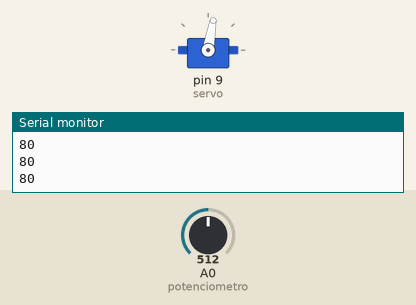
This sketch was run on a simulated Arduino Uno, built with avr-gcc and run on an emulated ATmega328P. On the bench: servo, the last lines printed to the serial monitor. The inputs (shaded band) are chosen by the test bench; at power-on: A0 (potenciometro) = 512.

Above: at 1.2 s.
1.3 s: A0 (potenciometro) set to 716
At 1.7 s:
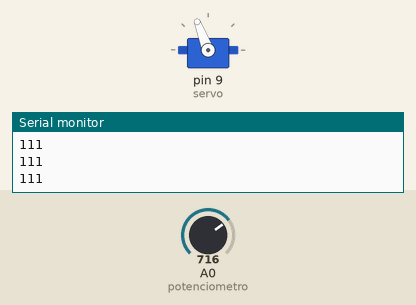
2.8 s: A0 (potenciometro) set to 900
At 3.2 s:
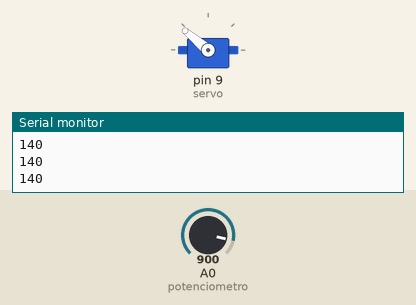
4.3 s: A0 (potenciometro) set to 1023
At 5.1 s:
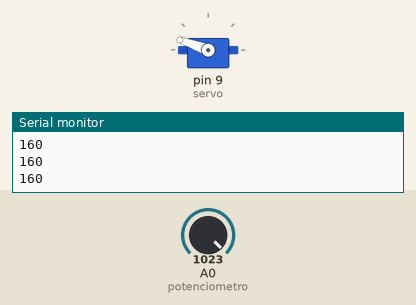
5.8 s: A0 (potenciometro) set to 511
At 6.6 s:
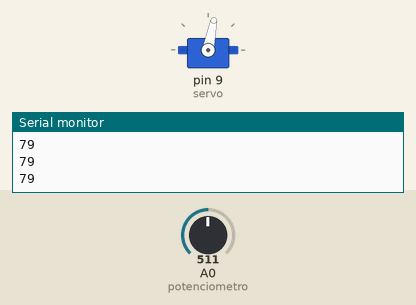
7.3 s: A0 (potenciometro) set to 306
At 8.0 s:
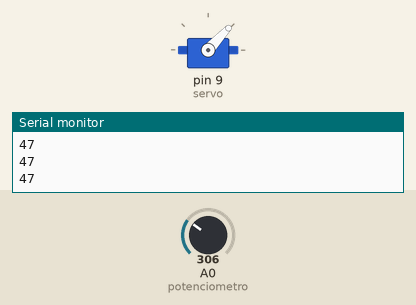
8.8 s: A0 (potenciometro) set to 150
At 9.8 s:
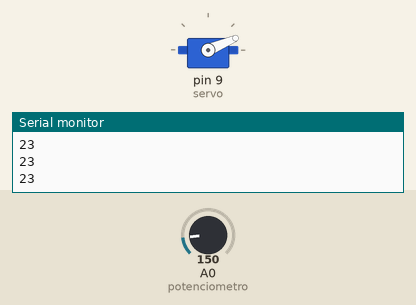
Timing chart, 0 to 11.3 s (numbered marks = the images above; inputs shaded):
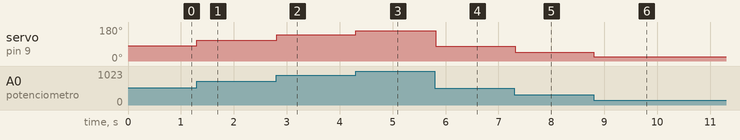

The sketch:

Servo.ino
```cpp
#include <Servo.h>

Servo servo;
const byte ang_min = 0;
const byte ang_max = 160;
int potenciometro = A0;


void setup() {
  Serial.begin(9600);
  servo.attach(9);
}

void loop() {
  int angulo = map(analogRead(potenciometro), 0, 1023, ang_min, ang_max);
  servo.write(angulo);
  Serial.println(angulo);
  delay(20);
}
```

Measured:
- after the input at 1.3 s, servo on pin 9 (servo): 80° → 111° at once
- after the input at 2.8 s, servo on pin 9 (servo): 111° → 140° at once
- after the input at 4.3 s, servo on pin 9 (servo): 140° → 160° at once
- after the input at 5.8 s, servo on pin 9 (servo): 160° → 79° at once
- after the input at 7.3 s, servo on pin 9 (servo): 79° → 47° at once
- after the input at 8.8 s, servo on pin 9 (servo): 47° → 23° at once
